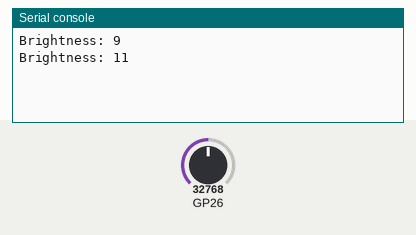
This program was run on a simulated Raspberry Pi Pico running MicroPython. Shown: the last lines printed to the serial console. The inputs (shaded band) are chosen by the test bench; at power-on: GP26 = 32768 (analog values on the 0–65535 scale).

Above: at 1.2 s.
1.3 s: GP26 set to 45874
At 2.6 s:
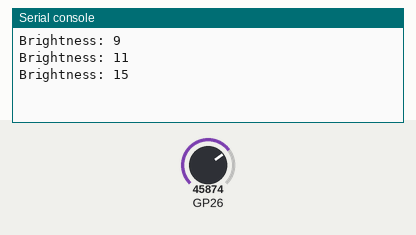
2.8 s: GP26 set to 19660
At 3.8 s:
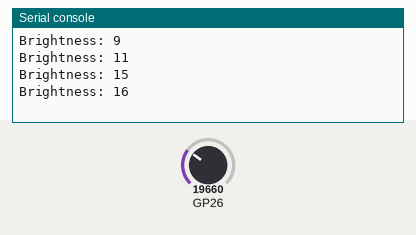
Timing chart, 0 to 5.8 s (numbered marks = the images above; inputs shaded):
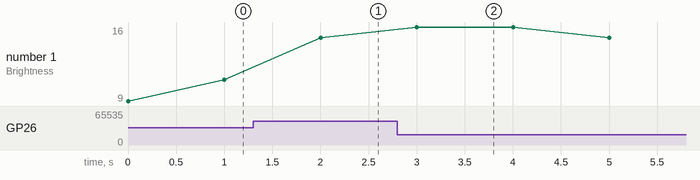

Measured:
- after the input at 1.3 s, the serial console: prints a new line after 0.70 s (image 1)
- plotted number 1: 11 → 15 after the input at 1.3 s

The program:

lightsensor.py
```python
from machine import Pin, ADC

class brightness :
    """ Read brightness sensor and return a rolling average
        between 0 and a max value as an integer.
        The value is used to set the brightness of a 7-seg display.
        Tested with a GM5537 photoresistor and a 10Kohm resistor

        $Revision: 1.1 $    $Locker:  $
    """

    MAX_HISTORY=6

    def __init__ (self, usepin=26, factor=0.67, max_set=16) :
        """ usepin is the GPIO pin#
            factor for scaling to less than physical max (if too bright)
            max_set is the max value to return to set the display brightness
        """
        self.adc = ADC(Pin(usepin))  # GP26 (ADC0)
        self.factor = factor
        self.max = max_set
        self.history = [5 for _ in range(brightness.MAX_HISTORY)]
        self.get_brightness()

    def get_brightness(self) :
        """ Return rolling average for value to set display brightness
            Will take MAX_HISTORY calls for it to settle from the
            preset static average
        """
        voltage = (self.adc.read_u16() / 65535) * 3.3
        val = voltage * 16.0 * self.factor
        self.history.pop(0)
        self.history.append(val)
        avg_bright = min(round(sum(self.history) / brightness.MAX_HISTORY), self.max)
        return avg_bright


if "__main__" == __name__ :

    sensor = brightness()
    from time import sleep
    while True :
        br = sensor.get_brightness()
        print (f"Brightness: {br}")
        sleep(1)
```
